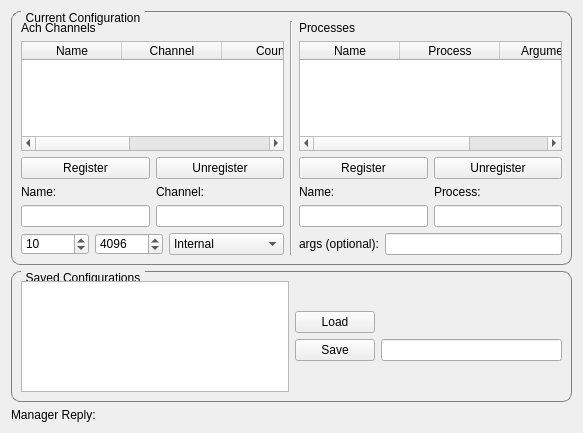
<?xml version="1.0" encoding="UTF-8"?>
<ui version="4.0">
 <class>ConfigWidget</class>
 <widget class="QWidget" name="ConfigWidget">
  <property name="geometry">
   <rect>
    <x>0</x>
    <y>0</y>
    <width>583</width>
    <height>433</height>
   </rect>
  </property>
  <property name="windowTitle">
   <string>Form</string>
  </property>
  <layout class="QVBoxLayout" name="verticalLayout">
   <item>
    <widget class="QGroupBox" name="groupBox">
     <property name="styleSheet">
      <string notr="true">QGroupBox {
    border: 1px solid gray;
    border-radius: 9px;
    margin-top: 0.5em;
}

QGroupBox::title {
    subcontrol-origin: margin;
    left: 10px;
    padding: 0 3px 0 3px;
}</string>
     </property>
     <property name="title">
      <string>Current Configuration</string>
     </property>
     <layout class="QHBoxLayout" name="horizontalLayout">
      <item>
       <layout class="QVBoxLayout" name="verticalLayout_2">
        <item>
         <widget class="QLabel" name="label">
          <property name="text">
           <string>Ach Channels</string>
          </property>
         </widget>
        </item>
        <item>
         <widget class="QTableWidget" name="chanTable">
          <column>
           <property name="text">
            <string>Name</string>
           </property>
          </column>
          <column>
           <property name="text">
            <string>Channel</string>
           </property>
          </column>
          <column>
           <property name="text">
            <string>Count</string>
           </property>
          </column>
          <column>
           <property name="text">
            <string>Size</string>
           </property>
          </column>
          <column>
           <property name="text">
            <string>Networking</string>
           </property>
          </column>
         </widget>
        </item>
        <item>
         <layout class="QHBoxLayout" name="horizontalLayout_2">
          <item>
           <widget class="QPushButton" name="registerChan">
            <property name="text">
             <string>Register</string>
            </property>
           </widget>
          </item>
          <item>
           <widget class="QPushButton" name="unregisterChan">
            <property name="text">
             <string>Unregister</string>
            </property>
           </widget>
          </item>
         </layout>
        </item>
        <item>
         <layout class="QHBoxLayout" name="horizontalLayout_5">
          <item>
           <layout class="QVBoxLayout" name="verticalLayout_7">
            <item>
             <widget class="QLabel" name="label_3">
              <property name="text">
               <string>Name:</string>
              </property>
             </widget>
            </item>
            <item>
             <widget class="QLineEdit" name="chanNameEdit"/>
            </item>
           </layout>
          </item>
          <item>
           <layout class="QVBoxLayout" name="verticalLayout_6">
            <item>
             <widget class="QLabel" name="label_4">
              <property name="text">
               <string>Channel:</string>
              </property>
             </widget>
            </item>
            <item>
             <widget class="QLineEdit" name="chanChanEdit"/>
            </item>
           </layout>
          </item>
         </layout>
        </item>
        <item>
         <layout class="QHBoxLayout" name="horizontalLayout_9">
          <item>
           <widget class="QSpinBox" name="chanMsgCount">
            <property name="toolTip">
             <string>&lt;html&gt;&lt;head/&gt;&lt;body&gt;&lt;p&gt;-- Nominal Message Count --&lt;/p&gt;&lt;p&gt;The maximum number of nominally sized messages to keep in the Ach buffer before overwriting.&lt;/p&gt;&lt;p&gt;Total capacity of buffer = (Nominal Message Count) x (Nominal Message Size)&lt;/p&gt;&lt;/body&gt;&lt;/html&gt;</string>
            </property>
            <property name="maximum">
             <number>9999</number>
            </property>
            <property name="value">
             <number>10</number>
            </property>
           </widget>
          </item>
          <item>
           <widget class="QSpinBox" name="chanMsgSize">
            <property name="toolTip">
             <string>&lt;html&gt;&lt;head/&gt;&lt;body&gt;&lt;p&gt;-- Nominal Message Size (bytes) --&lt;/p&gt;&lt;p&gt;The nominal (expected) size of the messages which will be sent to this Ach channel&lt;/p&gt;&lt;p&gt;Total capacity of buffer = (Nominal Message Count) x (Nominal Message Size)&lt;/p&gt;&lt;/body&gt;&lt;/html&gt;</string>
            </property>
            <property name="maximum">
             <number>999999</number>
            </property>
            <property name="value">
             <number>4096</number>
            </property>
           </widget>
          </item>
          <item>
           <widget class="QComboBox" name="chanAchdType">
            <property name="toolTip">
             <string>&lt;html&gt;&lt;head/&gt;&lt;body&gt;&lt;p&gt;Networking Behavior&lt;/p&gt;&lt;/body&gt;&lt;/html&gt;</string>
            </property>
            <item>
             <property name="text">
              <string>Internal</string>
             </property>
            </item>
            <item>
             <property name="text">
              <string>Pull from Robot</string>
             </property>
            </item>
            <item>
             <property name="text">
              <string>Push to Robot</string>
             </property>
            </item>
           </widget>
          </item>
         </layout>
        </item>
       </layout>
      </item>
      <item>
       <widget class="Line" name="line">
        <property name="orientation">
         <enum>Qt::Vertical</enum>
        </property>
       </widget>
      </item>
      <item>
       <layout class="QVBoxLayout" name="verticalLayout_3">
        <item>
         <widget class="QLabel" name="label_2">
          <property name="text">
           <string>Processes</string>
          </property>
         </widget>
        </item>
        <item>
         <widget class="QTableWidget" name="procTable">
          <column>
           <property name="text">
            <string>Name</string>
           </property>
          </column>
          <column>
           <property name="text">
            <string>Process</string>
           </property>
          </column>
          <column>
           <property name="text">
            <string>Arguments</string>
           </property>
          </column>
         </widget>
        </item>
        <item>
         <layout class="QHBoxLayout" name="horizontalLayout_3">
          <item>
           <widget class="QPushButton" name="registerProc">
            <property name="text">
             <string>Register</string>
            </property>
           </widget>
          </item>
          <item>
           <widget class="QPushButton" name="unregisterProc">
            <property name="text">
             <string>Unregister</string>
            </property>
           </widget>
          </item>
         </layout>
        </item>
        <item>
         <layout class="QHBoxLayout" name="horizontalLayout_7">
          <item>
           <layout class="QVBoxLayout" name="verticalLayout_9">
            <item>
             <widget class="QLabel" name="label_5">
              <property name="text">
               <string>Name:</string>
              </property>
             </widget>
            </item>
            <item>
             <widget class="QLineEdit" name="procNameEdit"/>
            </item>
           </layout>
          </item>
          <item>
           <layout class="QVBoxLayout" name="verticalLayout_8">
            <item>
             <widget class="QLabel" name="label_6">
              <property name="text">
               <string>Process:</string>
              </property>
             </widget>
            </item>
            <item>
             <widget class="QLineEdit" name="procProcEdit"/>
            </item>
           </layout>
          </item>
         </layout>
        </item>
        <item>
         <layout class="QHBoxLayout" name="horizontalLayout_8">
          <item>
           <widget class="QLabel" name="label_7">
            <property name="text">
             <string>args (optional):</string>
            </property>
           </widget>
          </item>
          <item>
           <widget class="QLineEdit" name="procArgsEdit"/>
          </item>
         </layout>
        </item>
       </layout>
      </item>
     </layout>
    </widget>
   </item>
   <item>
    <widget class="QGroupBox" name="groupBox_2">
     <property name="styleSheet">
      <string notr="true">QGroupBox {
    border: 1px solid gray;
    border-radius: 9px;
    margin-top: 0.5em;
}

QGroupBox::title {
    subcontrol-origin: margin;
    left: 10px;
    padding: 0 3px 0 3px;
}</string>
     </property>
     <property name="title">
      <string>Saved Configurations</string>
     </property>
     <layout class="QHBoxLayout" name="horizontalLayout_10">
      <item>
       <widget class="QListWidget" name="configList"/>
      </item>
      <item>
       <layout class="QVBoxLayout" name="verticalLayout_4">
        <item>
         <spacer name="verticalSpacer">
          <property name="orientation">
           <enum>Qt::Vertical</enum>
          </property>
          <property name="sizeHint" stdset="0">
           <size>
            <width>20</width>
            <height>40</height>
           </size>
          </property>
         </spacer>
        </item>
        <item>
         <layout class="QHBoxLayout" name="horizontalLayout_12">
          <item>
           <widget class="QPushButton" name="loadConfig">
            <property name="text">
             <string>Load</string>
            </property>
           </widget>
          </item>
          <item>
           <spacer name="horizontalSpacer">
            <property name="orientation">
             <enum>Qt::Horizontal</enum>
            </property>
            <property name="sizeHint" stdset="0">
             <size>
              <width>40</width>
              <height>20</height>
             </size>
            </property>
           </spacer>
          </item>
         </layout>
        </item>
        <item>
         <layout class="QHBoxLayout" name="horizontalLayout_11">
          <item>
           <widget class="QPushButton" name="saveConfig">
            <property name="text">
             <string>Save</string>
            </property>
           </widget>
          </item>
          <item>
           <widget class="QLineEdit" name="saveConfigEdit"/>
          </item>
         </layout>
        </item>
        <item>
         <spacer name="verticalSpacer_2">
          <property name="orientation">
           <enum>Qt::Vertical</enum>
          </property>
          <property name="sizeHint" stdset="0">
           <size>
            <width>20</width>
            <height>40</height>
           </size>
          </property>
         </spacer>
        </item>
       </layout>
      </item>
     </layout>
    </widget>
   </item>
   <item>
    <layout class="QHBoxLayout" name="horizontalLayout_13">
     <item>
      <widget class="QLabel" name="label_9">
       <property name="sizePolicy">
        <sizepolicy hsizetype="Maximum" vsizetype="Preferred">
         <horstretch>0</horstretch>
         <verstretch>0</verstretch>
        </sizepolicy>
       </property>
       <property name="text">
        <string>Manager Reply:</string>
       </property>
      </widget>
     </item>
     <item>
      <widget class="QLabel" name="reply_status">
       <property name="text">
        <string>&lt;Empty Status&gt;</string>
       </property>
      </widget>
     </item>
    </layout>
   </item>
  </layout>
 </widget>
 <resources/>
 <connections/>
</ui>
